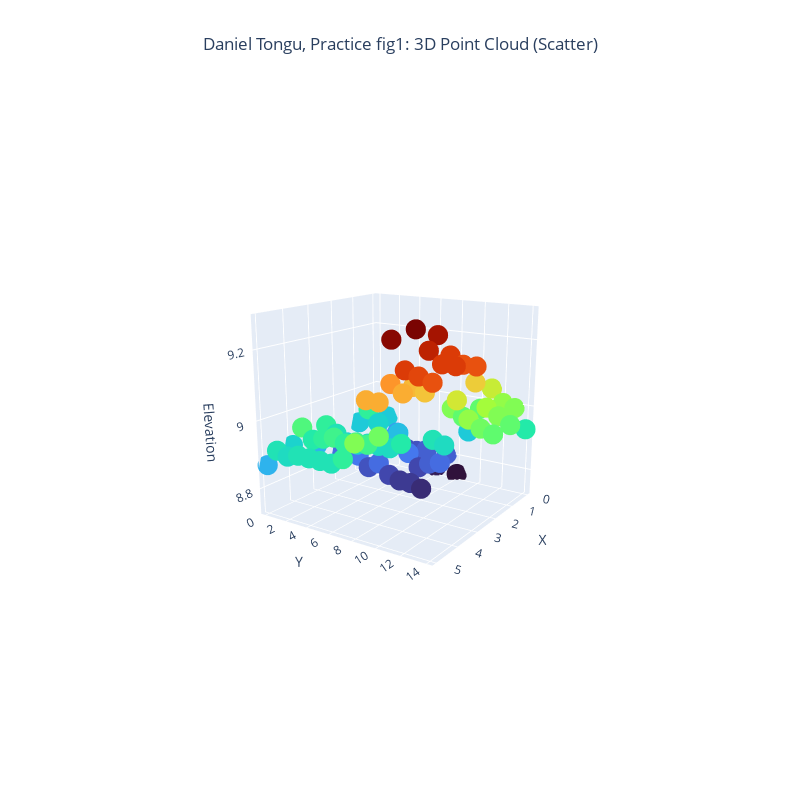

Notebook code cell kept with this figure:
### Code cell
# Create a 3D Point Cloud (Scatter) plot using Plotly
fig1 = go.Figure(
    data=[go.Scatter3d(
        x=X.flatten(),
        y=Y.flatten(),
        z=z1.flatten(),
        mode='markers',
        marker=dict(size=7, color=z1.flatten(), colorscale='Turbo'),
        text=z1.flatten(),
        hoverinfo='text'
    )]
)

apply_common_layout(fig1, "fig1: 3D Point Cloud (Scatter)")

fig1.show()
